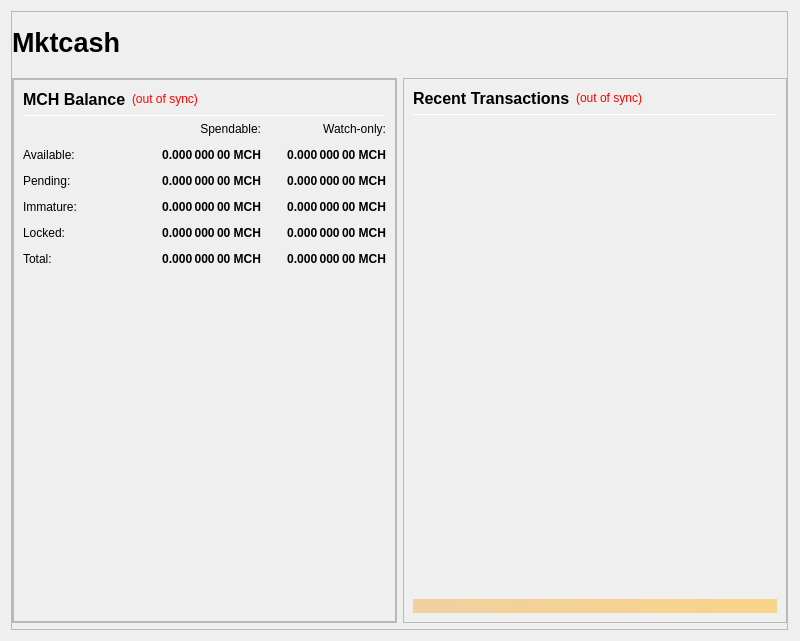
<?xml version="1.0" encoding="UTF-8"?>
<ui version="4.0">
 <class>OverviewPage</class>
 <widget class="QWidget" name="OverviewPage">
  <property name="geometry">
   <rect>
    <x>0</x>
    <y>0</y>
    <width>800</width>
    <height>641</height>
   </rect>
  </property>
  <property name="minimumSize">
   <size>
    <width>800</width>
    <height>300</height>
   </size>
  </property>
  <property name="windowTitle">
   <string>Form</string>
  </property>
  <layout class="QVBoxLayout" name="topLayout" stretch="1">
   <property name="rightMargin">
    <number>12</number>
   </property>
   <item>
    <widget class="QFrame" name="frame_BG">
     <property name="minimumSize">
      <size>
       <width>750</width>
       <height>410</height>
      </size>
     </property>
     <property name="maximumSize">
      <size>
       <width>16777215</width>
       <height>16777215</height>
      </size>
     </property>
     <property name="frameShape">
      <enum>QFrame::StyledPanel</enum>
     </property>
     <property name="frameShadow">
      <enum>QFrame::Raised</enum>
     </property>
     <layout class="QVBoxLayout" name="verticalLayout_3" stretch="1">
      <property name="leftMargin">
       <number>0</number>
      </property>
      <property name="topMargin">
       <number>0</number>
      </property>
      <property name="rightMargin">
       <number>0</number>
      </property>
      <property name="bottomMargin">
       <number>6</number>
      </property>
      <item>
       <layout class="QVBoxLayout" name="verticalLayout_Master" stretch="0,1">
        <property name="leftMargin">
         <number>0</number>
        </property>
        <property name="topMargin">
         <number>0</number>
        </property>
        <property name="rightMargin">
         <number>0</number>
        </property>
        <property name="bottomMargin">
         <number>0</number>
        </property>
        <item>
         <widget class="QFrame" name="frame_Header">
          <layout class="QVBoxLayout" name="verticalLayout_Header" stretch="0">
           <property name="leftMargin">
            <number>0</number>
           </property>
           <property name="topMargin">
            <number>0</number>
           </property>
           <property name="rightMargin">
            <number>0</number>
           </property>
           <property name="bottomMargin">
            <number>0</number>
           </property>
           <item>
            <layout class="QHBoxLayout" name="horizontalLayout_Header" stretch="1,0,1">
             <property name="spacing">
              <number>6</number>
             </property>
             <item>
              <widget class="QLabel" name="labelOverviewHeaderLeft">
               <property name="minimumSize">
                <size>
                 <width>464</width>
                 <height>60</height>
                </size>
               </property>
               <property name="maximumSize">
                <size>
                 <width>16777215</width>
                 <height>60</height>
                </size>
               </property>
               <property name="font">
                <font>
                 <pointsize>20</pointsize>
                 <weight>75</weight>
                 <bold>true</bold>
                </font>
               </property>
               <property name="text">
                <string>Mktcash</string>
               </property>
               <property name="alignment">
                <set>Qt::AlignLeading|Qt::AlignLeft|Qt::AlignVCenter</set>
               </property>
              </widget>
             </item>
             <item>
              <spacer name="horizontalSpacer_Header">
               <property name="orientation">
                <enum>Qt::Horizontal</enum>
               </property>
               <property name="sizeHint" stdset="0">
                <size>
                 <width>40</width>
                 <height>20</height>
                </size>
               </property>
              </spacer>
             </item>
             <item>
              <widget class="QLabel" name="labelOverviewHeaderRight">
               <property name="minimumSize">
                <size>
                 <width>464</width>
                 <height>60</height>
                </size>
               </property>
               <property name="maximumSize">
                <size>
                 <width>16777215</width>
                 <height>60</height>
                </size>
               </property>
               <property name="font">
                <font>
                 <pointsize>14</pointsize>
                </font>
               </property>
               <property name="text">
                <string/>
               </property>
               <property name="alignment">
                <set>Qt::AlignRight|Qt::AlignTrailing|Qt::AlignVCenter</set>
               </property>
              </widget>
             </item>
            </layout>
           </item>
          </layout>
         </widget>
        </item>
        <item>
         <widget class="QFrame" name="frame_Content">
          <layout class="QVBoxLayout" name="verticalLayout_Content">
           <property name="leftMargin">
            <number>0</number>
           </property>
           <property name="topMargin">
            <number>0</number>
           </property>
           <property name="rightMargin">
            <number>0</number>
           </property>
           <property name="bottomMargin">
            <number>0</number>
           </property>
           <item>
            <layout class="QHBoxLayout" name="horizontalLayout_Content" stretch="1,1">
             <property name="spacing">
              <number>6</number>
             </property>
             <item>
              <layout class="QVBoxLayout" name="verticalLayout_left" stretch="1">
               <item>
                <widget class="QFrame" name="frameObfuscation">
                 <property name="minimumSize">
                  <size>
                   <width>0</width>
                   <height>0</height>
                  </size>
                 </property>
                 <property name="frameShape">
                  <enum>QFrame::StyledPanel</enum>
                 </property>
                 <property name="frameShadow">
                  <enum>QFrame::Raised</enum>
                 </property>
                 <layout class="QVBoxLayout" name="verticalLayout" stretch="0">
                  <property name="leftMargin">
                   <number>0</number>
                  </property>
                  <property name="topMargin">
                   <number>0</number>
                  </property>
                  <property name="rightMargin">
                   <number>0</number>
                  </property>
                  <property name="bottomMargin">
                   <number>0</number>
                  </property>
                  <item>
                   <widget class="QFrame" name="frame_Balances">
                    <property name="frameShape">
                     <enum>QFrame::StyledPanel</enum>
                    </property>
                    <property name="frameShadow">
                     <enum>QFrame::Raised</enum>
                    </property>
                    <layout class="QVBoxLayout" name="verticalLayout_4">
                     <item>
                      <layout class="QHBoxLayout" name="horizontalLayout_4">
                       <item>
                        <widget class="QLabel" name="label_5">
                         <property name="minimumSize">
                          <size>
                           <width>0</width>
                           <height>20</height>
                          </size>
                         </property>
                         <property name="font">
                          <font>
                           <pointsize>12</pointsize>
                           <weight>75</weight>
                           <bold>true</bold>
                          </font>
                         </property>
                         <property name="text">
                          <string>MCH Balance</string>
                         </property>
                        </widget>
                       </item>
                       <item>
                        <widget class="QLabel" name="labelWalletStatus">
                         <property name="cursor">
                          <cursorShape>WhatsThisCursor</cursorShape>
                         </property>
                         <property name="toolTip">
                          <string>The displayed information may be out of date. Your wallet automatically synchronizes with the MCH network after a connection is established, but this process has not completed yet.</string>
                         </property>
                         <property name="styleSheet">
                          <string notr="true">QLabel { color: red; }</string>
                         </property>
                         <property name="text">
                          <string notr="true">(out of sync)</string>
                         </property>
                         <property name="alignment">
                          <set>Qt::AlignLeading|Qt::AlignLeft|Qt::AlignVCenter</set>
                         </property>
                        </widget>
                       </item>
                       <item>
                        <spacer name="horizontalSpacer_3">
                         <property name="orientation">
                          <enum>Qt::Horizontal</enum>
                         </property>
                         <property name="sizeHint" stdset="0">
                          <size>
                           <width>40</width>
                           <height>20</height>
                          </size>
                         </property>
                        </spacer>
                       </item>
                      </layout>
                     </item>
                     <item>
                      <widget class="Line" name="line_Balance">
                       <property name="minimumSize">
                        <size>
                         <width>0</width>
                         <height>1</height>
                        </size>
                       </property>
                       <property name="maximumSize">
                        <size>
                         <width>16777215</width>
                         <height>1</height>
                        </size>
                       </property>
                       <property name="orientation">
                        <enum>Qt::Horizontal</enum>
                       </property>
                      </widget>
                     </item>
                     <item>
                      <layout class="QGridLayout" name="gridLayout">
                       <property name="spacing">
                        <number>12</number>
                       </property>
                       <item row="5" column="0">
                        <widget class="QLabel" name="labelTotalText">
                         <property name="toolTip">
                          <string>Your current MCH balance, unconfirmed and immature transactions included</string>
                         </property>
                         <property name="text">
                          <string>Total:</string>
                         </property>
                        </widget>
                       </item>
                       <item row="5" column="2">
                        <widget class="QLabel" name="labelWatchTotal">
                         <property name="font">
                          <font>
                           <weight>75</weight>
                           <bold>true</bold>
                          </font>
                         </property>
                         <property name="cursor">
                          <cursorShape>IBeamCursor</cursorShape>
                         </property>
                         <property name="toolTip">
                          <string>Current total balance in watch-only addresses</string>
                         </property>
                         <property name="text">
                          <string notr="true">0.000 000 00 MCH</string>
                         </property>
                         <property name="alignment">
                          <set>Qt::AlignRight|Qt::AlignTrailing|Qt::AlignVCenter</set>
                         </property>
                         <property name="textInteractionFlags">
                          <set>Qt::LinksAccessibleByMouse|Qt::TextSelectableByKeyboard|Qt::TextSelectableByMouse</set>
                         </property>
                        </widget>
                       </item>
                       <item row="0" column="2">
                        <widget class="QLabel" name="labelWatchonly">
                         <property name="text">
                          <string>Watch-only:</string>
                         </property>
                         <property name="alignment">
                          <set>Qt::AlignRight|Qt::AlignTrailing|Qt::AlignVCenter</set>
                         </property>
                        </widget>
                       </item>
                       <item row="0" column="1">
                        <widget class="QLabel" name="labelSpendable">
                         <property name="text">
                          <string>Spendable:</string>
                         </property>
                         <property name="alignment">
                          <set>Qt::AlignRight|Qt::AlignTrailing|Qt::AlignVCenter</set>
                         </property>
                        </widget>
                       </item>
                       <item row="2" column="1">
                        <widget class="QLabel" name="labelUnconfirmed">
                         <property name="font">
                          <font>
                           <weight>75</weight>
                           <bold>true</bold>
                          </font>
                         </property>
                         <property name="cursor">
                          <cursorShape>IBeamCursor</cursorShape>
                         </property>
                         <property name="toolTip">
                          <string>Total of transactions that have yet to be confirmed, and do not yet count toward the spendable balance</string>
                         </property>
                         <property name="text">
                          <string notr="true">0.000 000 00 MCH</string>
                         </property>
                         <property name="alignment">
                          <set>Qt::AlignRight|Qt::AlignTrailing|Qt::AlignVCenter</set>
                         </property>
                         <property name="textInteractionFlags">
                          <set>Qt::LinksAccessibleByMouse|Qt::TextSelectableByKeyboard|Qt::TextSelectableByMouse</set>
                         </property>
                        </widget>
                       </item>
                       <item row="4" column="0">
                        <widget class="QLabel" name="labelLockedBalanceText">
                         <property name="toolTip">
                          <string>Locked MCH or Masternode collaterals.</string>
                         </property>
                         <property name="text">
                          <string>Locked:</string>
                         </property>
                        </widget>
                       </item>
                       <item row="2" column="0">
                        <widget class="QLabel" name="labelPendingText">
                         <property name="text">
                          <string>Pending:</string>
                         </property>
                        </widget>
                       </item>
                       <item row="1" column="1">
                        <widget class="QLabel" name="labelBalance">
                         <property name="font">
                          <font>
                           <weight>75</weight>
                           <bold>true</bold>
                          </font>
                         </property>
                         <property name="cursor">
                          <cursorShape>IBeamCursor</cursorShape>
                         </property>
                         <property name="toolTip">
                          <string>Your current spendable balance</string>
                         </property>
                         <property name="text">
                          <string notr="true">0.000 000 00 MCH</string>
                         </property>
                         <property name="alignment">
                          <set>Qt::AlignRight|Qt::AlignTrailing|Qt::AlignVCenter</set>
                         </property>
                         <property name="textInteractionFlags">
                          <set>Qt::LinksAccessibleByMouse|Qt::TextSelectableByKeyboard|Qt::TextSelectableByMouse</set>
                         </property>
                        </widget>
                       </item>
                       <item row="3" column="2">
                        <widget class="QLabel" name="labelWatchImmature">
                         <property name="font">
                          <font>
                           <weight>75</weight>
                           <bold>true</bold>
                          </font>
                         </property>
                         <property name="cursor">
                          <cursorShape>IBeamCursor</cursorShape>
                         </property>
                         <property name="toolTip">
                          <string>Staked or masternode rewards in watch-only addresses that has not yet matured</string>
                         </property>
                         <property name="text">
                          <string notr="true">0.000 000 00 MCH</string>
                         </property>
                         <property name="alignment">
                          <set>Qt::AlignRight|Qt::AlignTrailing|Qt::AlignVCenter</set>
                         </property>
                         <property name="textInteractionFlags">
                          <set>Qt::LinksAccessibleByMouse|Qt::TextSelectableByKeyboard|Qt::TextSelectableByMouse</set>
                         </property>
                        </widget>
                       </item>
                       <item row="1" column="0">
                        <widget class="QLabel" name="labelBalanceText">
                         <property name="text">
                          <string>Available:</string>
                         </property>
                        </widget>
                       </item>
                       <item row="4" column="2">
                        <widget class="QLabel" name="labelWatchLocked">
                         <property name="font">
                          <font>
                           <weight>75</weight>
                           <bold>true</bold>
                          </font>
                         </property>
                         <property name="cursor">
                          <cursorShape>IBeamCursor</cursorShape>
                         </property>
                         <property name="toolTip">
                          <string>Current locked balance in watch-only addresses</string>
                         </property>
                         <property name="text">
                          <string notr="true">0.000 000 00 MCH</string>
                         </property>
                         <property name="alignment">
                          <set>Qt::AlignRight|Qt::AlignTrailing|Qt::AlignVCenter</set>
                         </property>
                         <property name="textInteractionFlags">
                          <set>Qt::LinksAccessibleByMouse|Qt::TextSelectableByKeyboard|Qt::TextSelectableByMouse</set>
                         </property>
                        </widget>
                       </item>
                       <item row="3" column="0">
                        <widget class="QLabel" name="labelImmatureText">
                         <property name="text">
                          <string>Immature:</string>
                         </property>
                        </widget>
                       </item>
                       <item row="5" column="1">
                        <widget class="QLabel" name="labelTotal">
                         <property name="font">
                          <font>
                           <weight>75</weight>
                           <bold>true</bold>
                          </font>
                         </property>
                         <property name="cursor">
                          <cursorShape>IBeamCursor</cursorShape>
                         </property>
                         <property name="toolTip">
                          <string>Your current MCH balance, unconfirmed and immature transactions included</string>
                         </property>
                         <property name="text">
                          <string notr="true">0.000 000 00 MCH</string>
                         </property>
                         <property name="alignment">
                          <set>Qt::AlignRight|Qt::AlignTrailing|Qt::AlignVCenter</set>
                         </property>
                         <property name="textInteractionFlags">
                          <set>Qt::LinksAccessibleByMouse|Qt::TextSelectableByKeyboard|Qt::TextSelectableByMouse</set>
                         </property>
                        </widget>
                       </item>
                       <item row="1" column="2">
                        <widget class="QLabel" name="labelWatchAvailable">
                         <property name="font">
                          <font>
                           <weight>75</weight>
                           <bold>true</bold>
                          </font>
                         </property>
                         <property name="cursor">
                          <cursorShape>IBeamCursor</cursorShape>
                         </property>
                         <property name="toolTip">
                          <string>Your current balance in watch-only addresses</string>
                         </property>
                         <property name="text">
                          <string notr="true">0.000 000 00 MCH</string>
                         </property>
                         <property name="alignment">
                          <set>Qt::AlignRight|Qt::AlignTrailing|Qt::AlignVCenter</set>
                         </property>
                         <property name="textInteractionFlags">
                          <set>Qt::LinksAccessibleByMouse|Qt::TextSelectableByKeyboard|Qt::TextSelectableByMouse</set>
                         </property>
                        </widget>
                       </item>
                       <item row="3" column="1">
                        <widget class="QLabel" name="labelImmature">
                         <property name="font">
                          <font>
                           <weight>75</weight>
                           <bold>true</bold>
                          </font>
                         </property>
                         <property name="cursor">
                          <cursorShape>IBeamCursor</cursorShape>
                         </property>
                         <property name="toolTip">
                          <string>Staked or masternode rewards that has not yet matured</string>
                         </property>
                         <property name="text">
                          <string notr="true">0.000 000 00 MCH</string>
                         </property>
                         <property name="alignment">
                          <set>Qt::AlignRight|Qt::AlignTrailing|Qt::AlignVCenter</set>
                         </property>
                         <property name="textInteractionFlags">
                          <set>Qt::LinksAccessibleByMouse|Qt::TextSelectableByKeyboard|Qt::TextSelectableByMouse</set>
                         </property>
                        </widget>
                       </item>
                       <item row="4" column="1">
                        <widget class="QLabel" name="labelLockedBalance">
                         <property name="font">
                          <font>
                           <weight>75</weight>
                           <bold>true</bold>
                          </font>
                         </property>
                         <property name="cursor">
                          <cursorShape>IBeamCursor</cursorShape>
                         </property>
                         <property name="toolTip">
                          <string>Locked MCH or Masternode collaterals.</string>
                         </property>
                         <property name="text">
                          <string notr="true">0.000 000 00 MCH</string>
                         </property>
                         <property name="alignment">
                          <set>Qt::AlignRight|Qt::AlignTrailing|Qt::AlignVCenter</set>
                         </property>
                         <property name="textInteractionFlags">
                          <set>Qt::LinksAccessibleByMouse|Qt::TextSelectableByKeyboard|Qt::TextSelectableByMouse</set>
                         </property>
                        </widget>
                       </item>
                       <item row="2" column="2">
                        <widget class="QLabel" name="labelWatchPending">
                         <property name="font">
                          <font>
                           <weight>75</weight>
                           <bold>true</bold>
                          </font>
                         </property>
                         <property name="cursor">
                          <cursorShape>IBeamCursor</cursorShape>
                         </property>
                         <property name="toolTip">
                          <string>Unconfirmed transactions to watch-only addresses</string>
                         </property>
                         <property name="text">
                          <string notr="true">0.000 000 00 MCH</string>
                         </property>
                         <property name="alignment">
                          <set>Qt::AlignRight|Qt::AlignTrailing|Qt::AlignVCenter</set>
                         </property>
                         <property name="textInteractionFlags">
                          <set>Qt::LinksAccessibleByMouse|Qt::TextSelectableByKeyboard|Qt::TextSelectableByMouse</set>
                         </property>
                        </widget>
                       </item>
                      </layout>
                     </item>
                     <item>
                      <spacer name="verticalSpacer">
                       <property name="orientation">
                        <enum>Qt::Vertical</enum>
                       </property>
                       <property name="sizeHint" stdset="0">
                        <size>
                         <width>20</width>
                         <height>40</height>
                        </size>
                       </property>
                      </spacer>
                     </item>
                    </layout>
                   </widget>
                  </item>
                 </layout>
                </widget>
               </item>
              </layout>
             </item>
             <item>
              <layout class="QVBoxLayout" name="verticalLayout_right" stretch="1">
               <item>
                <widget class="QFrame" name="frame_RecentTransactions">
                 <property name="minimumSize">
                  <size>
                   <width>0</width>
                   <height>0</height>
                  </size>
                 </property>
                 <property name="frameShape">
                  <enum>QFrame::StyledPanel</enum>
                 </property>
                 <property name="frameShadow">
                  <enum>QFrame::Raised</enum>
                 </property>
                 <layout class="QVBoxLayout" name="verticalLayout_1" stretch="0,0,0,0,0">
                  <item>
                   <layout class="QHBoxLayout" name="horizontalLayout_2">
                    <item>
                     <widget class="QLabel" name="label_4">
                      <property name="minimumSize">
                       <size>
                        <width>0</width>
                        <height>20</height>
                       </size>
                      </property>
                      <property name="font">
                       <font>
                        <pointsize>12</pointsize>
                        <weight>75</weight>
                        <bold>true</bold>
                       </font>
                      </property>
                      <property name="text">
                       <string>Recent Transactions</string>
                      </property>
                     </widget>
                    </item>
                    <item>
                     <widget class="QLabel" name="labelTransactionsStatus">
                      <property name="cursor">
                       <cursorShape>WhatsThisCursor</cursorShape>
                      </property>
                      <property name="toolTip">
                       <string>The displayed information may be out of date. Your wallet automatically synchronizes with the MCH network after a connection is established, but this process has not completed yet.</string>
                      </property>
                      <property name="styleSheet">
                       <string notr="true">QLabel { color: red; }</string>
                      </property>
                      <property name="text">
                       <string notr="true">(out of sync)</string>
                      </property>
                      <property name="alignment">
                       <set>Qt::AlignRight|Qt::AlignTrailing|Qt::AlignVCenter</set>
                      </property>
                     </widget>
                    </item>
                    <item>
                     <spacer name="horizontalSpacer">
                      <property name="orientation">
                       <enum>Qt::Horizontal</enum>
                      </property>
                      <property name="sizeHint" stdset="0">
                       <size>
                        <width>40</width>
                        <height>20</height>
                       </size>
                      </property>
                     </spacer>
                    </item>
                   </layout>
                  </item>
                  <item>
                   <widget class="Line" name="line">
                    <property name="minimumSize">
                     <size>
                      <width>0</width>
                      <height>1</height>
                     </size>
                    </property>
                    <property name="maximumSize">
                     <size>
                      <width>16777215</width>
                      <height>1</height>
                     </size>
                    </property>
                    <property name="orientation">
                     <enum>Qt::Horizontal</enum>
                    </property>
                   </widget>
                  </item>
                  <item>
                   <widget class="QListView" name="listTransactions">
                    <property name="minimumSize">
                     <size>
                      <width>0</width>
                      <height>0</height>
                     </size>
                    </property>
                    <property name="styleSheet">
                     <string notr="true">QListView { background: transparent; }</string>
                    </property>
                    <property name="frameShape">
                     <enum>QFrame::NoFrame</enum>
                    </property>
                    <property name="verticalScrollBarPolicy">
                     <enum>Qt::ScrollBarAlwaysOff</enum>
                    </property>
                    <property name="horizontalScrollBarPolicy">
                     <enum>Qt::ScrollBarAlwaysOff</enum>
                    </property>
                    <property name="selectionMode">
                     <enum>QAbstractItemView::NoSelection</enum>
                    </property>
                   </widget>
                  </item>
                  <item>
                   <spacer name="verticalSpacer_2">
                    <property name="orientation">
                     <enum>Qt::Vertical</enum>
                    </property>
                    <property name="sizeType">
                     <enum>QSizePolicy::Expanding</enum>
                    </property>
                    <property name="sizeHint" stdset="0">
                     <size>
                      <width>20</width>
                      <height>40</height>
                     </size>
                    </property>
                   </spacer>
                  </item>
                  <item>
                   <widget class="QLabel" name="labelAlerts">
                    <property name="maximumSize">
                     <size>
                      <width>16777215</width>
                      <height>16777215</height>
                     </size>
                    </property>
                    <property name="styleSheet">
                     <string notr="true">background-color: qlineargradient(x1: 0, y1: 0, x2: 1, y2: 0, stop:0 #F0D0A0, stop:1 #F8D488); color:#000000;</string>
                    </property>
                    <property name="text">
                     <string/>
                    </property>
                    <property name="wordWrap">
                     <bool>true</bool>
                    </property>
                    <property name="margin">
                     <number>3</number>
                    </property>
                   </widget>
                  </item>
                 </layout>
                </widget>
               </item>
              </layout>
             </item>
            </layout>
           </item>
          </layout>
         </widget>
        </item>
       </layout>
      </item>
     </layout>
    </widget>
   </item>
  </layout>
 </widget>
 <resources/>
 <connections/>
</ui>
